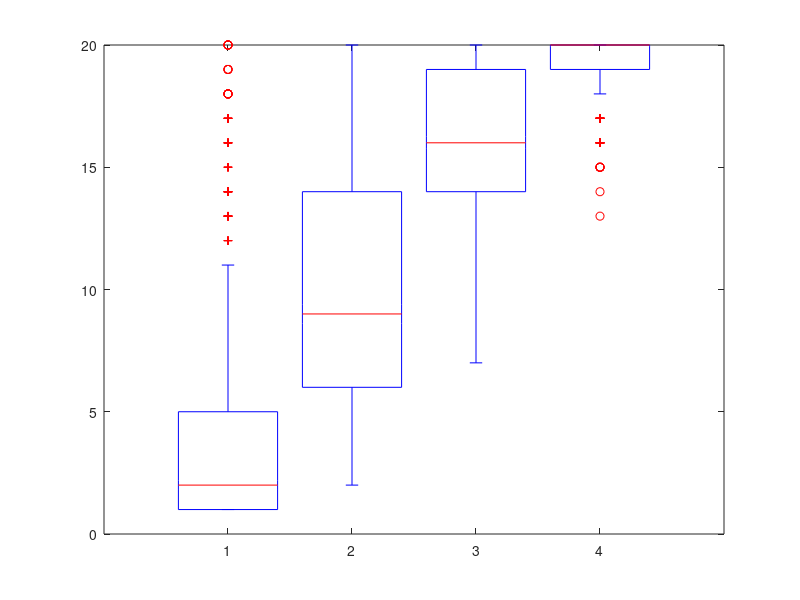

This chart was generated by the following MATLAB code: (Note: this script raises an error after producing the figure.)
%% DP Script
path(path,'../');
clear all;
close all;

% Sample from the fixed model
N = 100;
K = 20;

alpvals = [0.1 1 10 100];

NITS = 1000;
for a = 1:length(alpvals)
    Z = zeros(N,K);
    Z(:,1) = 1;
    alp = alpvals(a);
    for it = 1:NITS
        for n = 1:N
            Z(n,:) = 0;
            c = sum(Z);
            probs = (c + alp/K)./(alp + sum(c));
            pos = find(rand<=cumsum(probs));
            Z(n,pos) = 1;
        end
        c = sum(Z);
        nz(it,a) = sum(c>0);
    end
end
%%
b = boxplot(nz)
for i = 1:length(b(:))
    set(b(i),'linewidth',2);
end
set(gca,'xtick',[1:4],'xticklabel',alpvals)

setupPlot;

xlabel('$\alpha$','interpreter','latex','fontsize',24)
ylabel('Number of non-empty components');
makePDF('DPfixed.eps');

%% Sample from DP prior
close all;
N = 100;
alpvals = [0.1 1 10 100];
nClusters = [];
for a = 1:length(alpvals)
    Z = repmat(1,N,1);
    cluster_counts = N;
    alp = alpvals(a);
    for it = 1:NITS
        for n = 1:N
            current = Z(n);
            Z(n) = -1;
            cluster_counts(current) = cluster_counts(current) - 1;
            if cluster_counts(current) == 0
                % Delete
                cluster_counts(current) = [];
                pos = find(Z>current);
                Z(pos) = Z(pos) - 1;
            end

            Post = [cluster_counts alp];
            Post = Post./sum(Post);
            new_cluster = find(rand<=cumsum(Post),1);

            if new_cluster > max(Z)
                cluster_counts(1,end+1) = 1;
                Z(n) = max(Z) + 1;
            else
                cluster_counts(new_cluster) = cluster_counts(new_cluster) + 1;
                Z(n) = new_cluster;
            end

        end
        nClusters(it,a) = length(cluster_counts);
    end
end

%%
close all
hist(nClusters,1:2:max(nClusters(:)))
setupPlot
xlabel('Number of non-empty clusters');
ylabel('Frequency');
legend('\alpha = 0.1','\alpha = 1','\alpha = 10','\alpha = 100')
axis tight
makePDF('DPbars.eps');

%% DP Mixture example
% Sample some nice data
x = [randn(50,1)-5;randn(50,1);randn(50,1)+5];

base_mean = 0;
base_prec = 0.01;
obs_prec = 1;

N = length(x);
Z = repmat(1,N,1);
clustN = sum(N);
clustS = sum(x);
K = 1;
alp = 1;
simMatrix = zeros(N);
nClusters = [];
samplePars = 0;

if samplePars
    theta = [];
    [m,p] = getPost(clustN,clustS,base_mean,base_prec,obs_prec);
    theta = randn(1,K)./sqrt(p) + m;
end
for it = 1:NITS
    for n = 1:N
        current = Z(n);
        Z(n) = -1;
        clustN(current) = clustN(current) - 1;
        clustS(current) = clustS(current) - x(n);
        if clustN(current) == 0
            % Delete
            pos = find(Z>current);
            Z(pos) = Z(pos) - 1;
            clustN(current) = [];
            clustS(current) = [];
            K = K - 1;
            if samplePars
                theta(current) = [];
            end
        end
        
        Like = zeros(1,K+1);
        for k = 1:K
            if samplePars
                Like(k) = lognormpdf(x(n),theta(k),obs_prec);
            else
                Like(k) = clusterlike(x(n),clustN(k),clustS(k),base_mean,base_prec,obs_prec);
            end
        end
        Like(end) = clusterlike(x(n),0,0,base_mean,base_prec,obs_prec);
        Prior = [clustN alp]./(alp + N -1);
        Post = Like + log(Prior);
        Post = exp(Post - max(Post));
        Post = cumsum(Post./sum(Post));
        new_cluster = find(rand<Post,1);
        if new_cluster > K
            % create a new one
            K = K + 1;
            clustN(1,end+1) = 1;
            clustS(1,end+1) = x(n);
            Z(n) = max(Z) + 1;
            if samplePars
                [m,p] = getPost(1,x(n),base_mean,base_prec,obs_prec);
                theta(1,end+1) = randn/sqrt(p) + m;
            end
        else
            clustN(new_cluster) = clustN(new_cluster) + 1;
            clustS(new_cluster) = clustS(new_cluster) + x(n);
            Z(n) = new_cluster;
        end
    end
    if samplePars
        [m,p] = getPost(clustN,clustS,base_mean,base_prec,obs_prec);
        theta = randn(1,K)./sqrt(p) + m;
    end
    for k = 1:K
        pos = find(Z==k);
        simMatrix(pos,pos) = simMatrix(pos,pos) + 1;
    end
    if rem(it,10)==0
        imagesc(simMatrix);drawnow
    end
    nClusters(it) = K;
end
%%
close all
figure(1);
hold off
for n = 1:N
    plot([x(n) x(n)],[0 1],'k');
    hold on
    plot(x(n),1,'ro')
end
ylim([0 2])
setupPlot
xlabel('x');
makePDF('CRP_data.eps');

figure(2)
imagesc(simMatrix);
setupPlot;
xlabel('n');
ylabel('n');
makePDFopengl('CRP_sim.eps');

figure(3);
hist(nClusters,unique(nClusters));
setupPlot;
xlabel('K');
ylabel('Frequency');
makePDF('CRP_K.eps');

